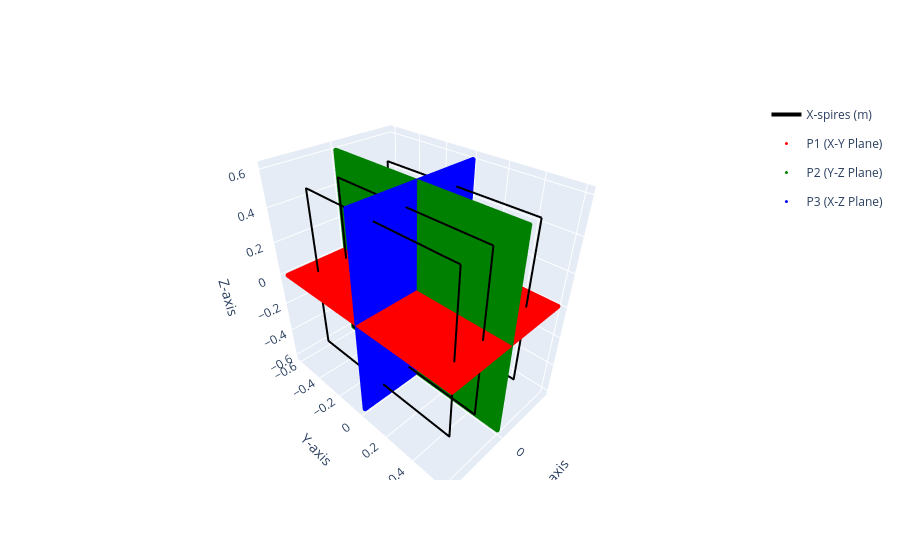

Write notebook code for a chart like this one.
### Code cell
# Generar grid
X, Y, Z = sim.generate_range([-0.4, 0.4],[-0.6, 0.6], [-0.6, 0.6], step_size_x = grid_length_size)

hplot.plot_grid(X, Y, Z, f0)

### Figure 1 — Plotly figure (JSON) as saved in the notebook; plotly's stock layout.template omitted (floating-point values rounded to 4 significant figures; data arrays with more than 128 entries replaced by an {"elided": "..."} marker saying what was removed)
{"data": [{"legendgroup": "X-spires (m)", "line": {"color": "black", "width": 4}, "mode": "lines", "name": "X-spires (m)", "showlegend": true, "type": "scatter3d", "x": {"elided": "400 float values"}, "y": {"elided": "400 float values"}, "z": {"elided": "400 float values"}}, {"legendgroup": "X-spires (m)", "line": {"color": "black", "width": 4}, "mode": "lines", "showlegend": false, "type": "scatter3d", "x": {"elided": "400 float values"}, "y": {"elided": "400 float values"}, "z": {"elided": "400 float values"}}, {"legendgroup": "X-spires (m)", "line": {"color": "black", "width": 4}, "mode": "lines", "showlegend": false, "type": "scatter3d", "x": {"elided": "400 float values"}, "y": {"elided": "400 float values"}, "z": {"elided": "400 float values"}}, {"legendgroup": "X-spires (m)", "line": {"color": "black", "width": 4}, "mode": "lines", "showlegend": false, "type": "scatter3d", "x": {"elided": "400 float values"}, "y": {"elided": "400 float values"}, "z": {"elided": "400 float values"}}, {"marker": {"color": "red", "size": 3}, "mode": "markers", "name": "P1 (X-Y Plane)", "type": "scatter3d", "x": {"elided": "10209 float values"}, "y": {"elided": "10209 float values"}, "z": {"elided": "10209 float values"}}, {"marker": {"color": "green", "size": 3}, "mode": "markers", "name": "P2 (Y-Z Plane)", "type": "scatter3d", "x": {"elided": "15129 float values"}, "y": {"elided": "15129 float values"}, "z": {"elided": "15129 float values"}}, {"marker": {"color": "blue", "size": 3}, "mode": "markers", "name": "P3 (X-Z Plane)", "type": "scatter3d", "x": {"elided": "10209 float values"}, "y": {"elided": "10209 float values"}, "z": {"elided": "10209 float values"}}], "layout": {"scene": {"xaxis": {"title": {"text": "X-axis"}}, "yaxis": {"title": {"text": "Y-axis"}}, "zaxis": {"title": {"text": "Z-axis"}}}}}
